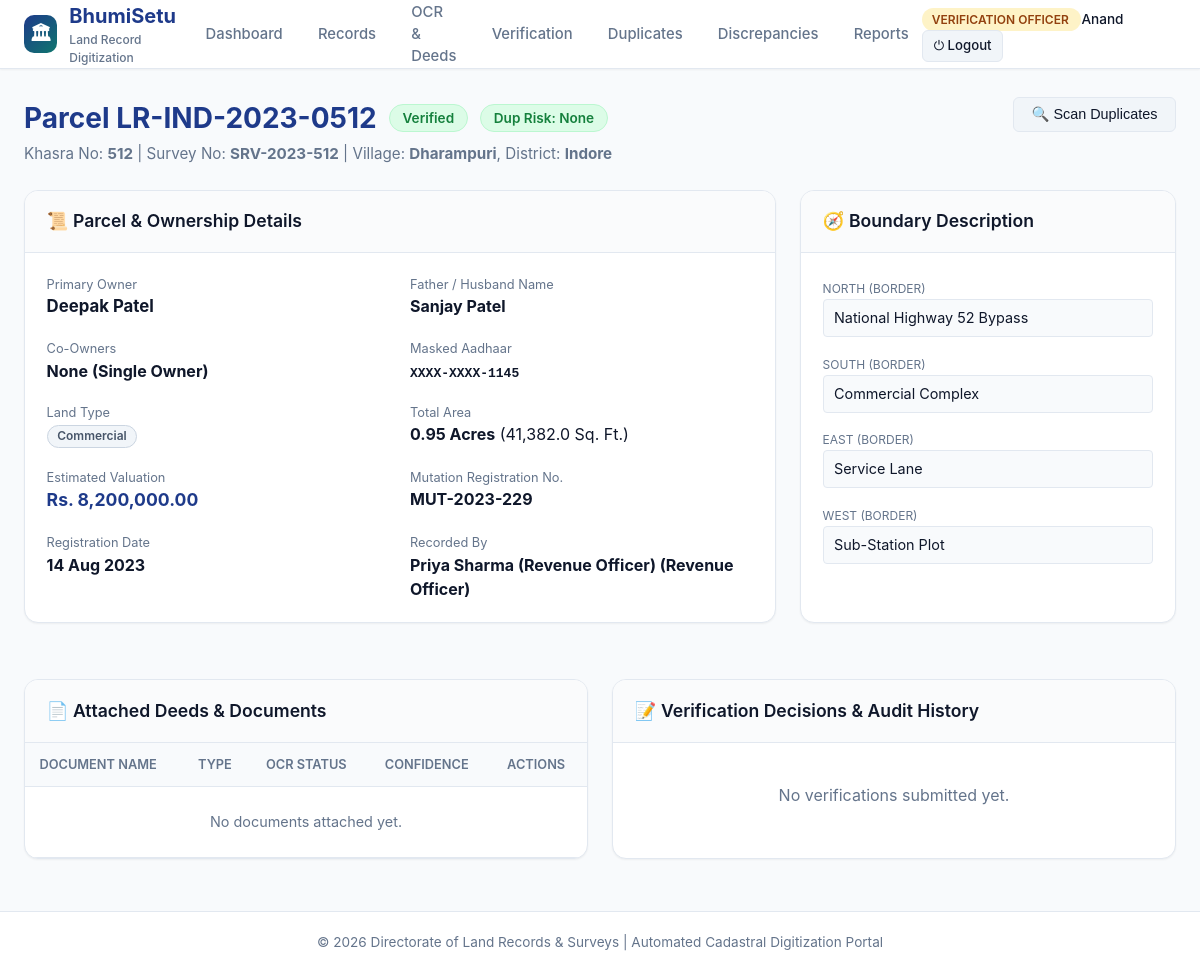
Page /records/5 (signed in) on the committed database.
### models/user.py (models this page shows, shortened)
class User(UserMixin, db.Model):
    __tablename__ = 'users'
    id = db.Column(db.Integer, primary_key=True)
    email = db.Column(db.String(120), unique=True, nullable=False, index=True)
    name = db.Column(db.String(120), nullable=False)
    password_hash = db.Column(db.String(256), nullable=False)
    role = db.Column(db.String(50), nullable=False, default='Revenue Officer')
    department = db.Column(db.String(100), default='Revenue & Land Records Dept')
    is_active = db.Column(db.Boolean, default=True)
    created_at = db.Column(db.DateTime, default=datetime.utcnow)
    created_records = db.relationship('LandRecord', backref='creator', lazy=True, foreign_keys='LandRecord.created_by_id')
    uploaded_docs = db.relationship('Document', backref='uploader', lazy=True, foreign_keys='Document.uploaded_by_id')
    verifications = db.relationship('Verification', backref='verifier', lazy=True, foreign_keys='Verification.verified_by_id')
    audit_logs = db.relationship('AuditLog', backref='user', lazy=True, foreign_keys='AuditLog.user_id')
    @property
    def is_admin(self):
        return self.role == 'Administrator'
    @property
    def is_revenue_officer(self):
        return self.role in ['Revenue Officer', 'Administrator']
    @property
    def is_verification_officer(self):
        return self.role in ['Verification Officer', 'Administrator']

### models/land_record.py (models this page shows, shortened)
class LandRecord(db.Model):
    __tablename__ = 'land_records'
    id = db.Column(db.Integer, primary_key=True)
    khasra_number = db.Column(db.String(64), nullable=False, index=True)
    survey_number = db.Column(db.String(64), nullable=False, index=True)
    parcel_id = db.Column(db.String(64), unique=True, nullable=False, index=True)
    owner_name = db.Column(db.String(150), nullable=False, index=True)
    co_owners = db.Column(db.String(300), nullable=True)
    father_or_husband_name = db.Column(db.String(150), nullable=True)
    aadhaar_masked = db.Column(db.String(20), nullable=True)
    district = db.Column(db.String(100), nullable=False, index=True)
    tehsil = db.Column(db.String(100), nullable=False)
    village = db.Column(db.String(100), nullable=False, index=True)
    pincode = db.Column(db.String(10), nullable=True)
    land_type = db.Column(db.String(50), nullable=False, default='Agricultural')
    area_acres = db.Column(db.Float, nullable=False, default=0.0)
    area_sqft = db.Column(db.Float, nullable=True, default=0.0)
    market_value = db.Column(db.Float, nullable=False, default=0.0)
    mutation_number = db.Column(db.String(64), nullable=True)
    registration_date = db.Column(db.Date, nullable=True)
    north_boundary = db.Column(db.String(200), nullable=True)
    south_boundary = db.Column(db.String(200), nullable=True)
    east_boundary = db.Column(db.String(200), nullable=True)
    west_boundary = db.Column(db.String(200), nullable=True)
    status = db.Column(db.String(50), default='Pending Verification', index=True)
    duplicate_risk = db.Column(db.String(20), default='None')
    duplicate_matched_id = db.Column(db.Integer, nullable=True)
    duplicate_notes = db.Column(db.Text, nullable=True)
    mismatch_detected = db.Column(db.Boolean, default=False)
    mismatch_notes = db.Column(db.Text, nullable=True)
    created_by_id = db.Column(db.Integer, db.ForeignKey('users.id'), nullable=False)
    created_at = db.Column(db.DateTime, default=datetime.utcnow)
    updated_at = db.Column(db.DateTime, default=datetime.utcnow, onupdate=datetime.utcnow)
    documents = db.relationship('Document', backref='record', lazy=True, cascade='all, delete-orphan')
    verifications = db.relationship('Verification', backref='record', lazy=True, cascade='all, delete-orphan', order_by='desc(Verification.verification_date)')

### routes/records.py (the view)
@records_bp.route('/records/<int:record_id>')
@login_required
def view_record(record_id):
    record = LandRecord.query.get_or_404(record_id)
    dup_scan = DuplicateDetector.scan_record(record.id)
    comparator_result = None
    if record.documents:
        primary_doc = record.documents[0]
        comparator_result = RecordComparator.compare_record_with_document(record.id, primary_doc.id)
    audit_history = AuditLog.query.filter_by(entity_type='LandRecord', entity_id=record.id).order_by(AuditLog.timestamp.desc()).all()
    return render_template(
        'record_details.html',
        record=record,
        dup_scan=dup_scan,
        comparator_result=comparator_result,
        audit_history=audit_history
    )

### templates/record_details.html (shortened to what this page needs)
{% extends "base.html" %}
{% block content %}
<div style="display: flex; justify-content: space-between; align-items: flex-start; margin-bottom: 1.5rem; flex-wrap: wrap; gap: 1rem;">
  <div>
    <div style="display: flex; align-items: center; gap: 0.75rem; margin-bottom: 0.25rem;">
      <h1 style="font-size: 1.75rem; font-weight: 700; color: var(--primary);">Parcel {{ record.parcel_id }}</h1>
      <span class="badge {{ record.status|status_badge }}" style="font-size: 0.85rem; padding: 0.3rem 0.8rem;">{{ record.status }}</span>
      <span class="badge {{ record.duplicate_risk|risk_badge }}" style="font-size: 0.85rem; padding: 0.3rem 0.8rem;">Dup Risk: {{ record.duplicate_risk }}</span>
    </div>
    <p style="color: var(--text-muted); font-size: 0.95rem;">
      Khasra No: <b>{{ record.khasra_number }}</b> | Survey No: <b>{{ record.survey_number }}</b> | Village: <b>{{ record.village }}</b>, District: <b>{{ record.district }}</b>
    </p>
  </div>
  <div style="display: flex; gap: 0.5rem; flex-wrap: wrap;">
    <form method="POST" action="{{ url_for('records.scan_duplicates_action', record_id=record.id) }}" style="display: inline;">
      <button type="submit" class="btn btn-secondary">&#128269; Scan Duplicates</button>
    </form>
  </div>
</div>
<div style="display: grid; grid-template-columns: 2fr 1fr; gap: 1.5rem; margin-bottom: 2rem;">
  <div class="card">
    <div class="card-header">
      <h3 class="card-title">&#128220; Parcel & Ownership Details</h3>
    </div>
    <div class="card-body">
      <div style="display: grid; grid-template-columns: 1fr 1fr; gap: 1.25rem;">
        <div>
          <span style="font-size: 0.8rem; color: var(--text-muted); display: block;">Primary Owner</span>
          <b style="font-size: 1.05rem;">{{ record.owner_name }}</b>
        </div>
        <div>
          <span style="font-size: 0.8rem; color: var(--text-muted); display: block;">Father / Husband Name</span>
          <b>{{ record.father_or_husband_name or '-' }}</b>
        </div>
        <div>
          <span style="font-size: 0.8rem; color: var(--text-muted); display: block;">Co-Owners</span>
          <b>{{ record.co_owners or 'None (Single Owner)' }}</b>
        </div>
        <div>
          <span style="font-size: 0.8rem; color: var(--text-muted); display: block;">Masked Aadhaar</span>
          <b style="font-family: monospace;">{{ record.aadhaar_masked or 'Not Provided' }}</b>
        </div>
        <div>
          <span style="font-size: 0.8rem; color: var(--text-muted); display: block;">Land Type</span>
          <span class="badge badge-secondary">{{ record.land_type }}</span>
        </div>
        <div>
          <span style="font-size: 0.8rem; color: var(--text-muted); display: block;">Total Area</span>
          <b>{{ record.area_acres }} Acres</b> ({{ "{:,.1f}".format(record.area_sqft or 0) }} Sq. Ft.)
        </div>
        <div>
          <span style="font-size: 0.8rem; color: var(--text-muted); display: block;">Estimated Valuation</span>
          <b style="color: var(--primary); font-size: 1.1rem;">{{ record.market_value|currency }}</b>
        </div>
        <div>
          <span style="font-size: 0.8rem; color: var(--text-muted); display: block;">Mutation Registration No.</span>
          <b>{{ record.mutation_number or 'Pending Allotment' }}</b>
        </div>
        <div>
          <span style="font-size: 0.8rem; color: var(--text-muted); display: block;">Registration Date</span>
          <b>{{ record.registration_date|format_date }}</b>
        </div>
        <div>
          <span style="font-size: 0.8rem; color: var(--text-muted); display: block;">Recorded By</span>
          <b>{{ record.creator.name }} ({{ record.creator.role }})</b>
        </div>
      </div>
    </div>
  </div>
  <div class="card">
    <div class="card-header">
      <h3 class="card-title">&#129517; Boundary Description</h3>
    </div>
    <div class="card-body">
      <div style="margin-bottom: 0.85rem;">
        <span style="font-size: 0.75rem; color: var(--text-muted); text-transform: uppercase;">North (Border)</span>
        <div style="background: #f8fafc; padding: 0.45rem 0.65rem; border-radius: 4px; border: 1px solid var(--border-color); font-size: 0.9rem;">
          {{ record.north_boundary or 'Not mapped' }}
        </div>
      </div>
      <div style="margin-bottom: 0.85rem;">
        <span style="font-size: 0.75rem; color: var(--text-muted); text-transform: uppercase;">South (Border)</span>
        <div style="background: #f8fafc; padding: 0.45rem 0.65rem; border-radius: 4px; border: 1px solid var(--border-color); font-size: 0.9rem;">
          {{ record.south_boundary or 'Not mapped' }}
        </div>
      </div>
      <div style="margin-bottom: 0.85rem;">
        <span style="font-size: 0.75rem; color: var(--text-muted); text-transform: uppercase;">East (Border)</span>
        <div style="background: #f8fafc; padding: 0.45rem 0.65rem; border-radius: 4px; border: 1px solid var(--border-color); font-size: 0.9rem;">
          {{ record.east_boundary or 'Not mapped' }}
        </div>
      </div>
      <div>
        <span style="font-size: 0.75rem; color: var(--text-muted); text-transform: uppercase;">West (Border)</span>
        <div style="background: #f8fafc; padding: 0.45rem 0.65rem; border-radius: 4px; border: 1px solid var(--border-color); font-size: 0.9rem;">
          {{ record.west_boundary or 'Not mapped' }}
        </div>
      </div>
    </div>
  </div>
</div>
<div style="display: grid; grid-template-columns: 1fr 1fr; gap: 1.5rem;">
  <div class="card">
    <div class="card-header">
      <h3 class="card-title">&#128196; Attached Deeds & Documents</h3>
    </div>
    <div class="table-responsive">
      <table class="table">
        <thead>
          <tr>
            <th>Document Name</th>
            <th>Type</th>
            <th>OCR Status</th>
            <th>Confidence</th>
            <th>Actions</th>
          </tr>
        </thead>
        <tbody>
          {% for doc in record.documents %}
          <tr>
            <td><b>{{ doc.original_filename }}</b></td>
            <td>{{ doc.file_type }}</td>
            <td><span class="badge badge-info">{{ doc.ocr_status }}</span></td>
            <td><b>{{ doc.ocr_confidence }}%</b></td>
            <td>
              <a href="{{ url_for('documents.ocr_result', document_id=doc.id) }}" class="btn btn-sm btn-secondary">OCR View</a>
              <a href="{{ url_for('documents.download_file', document_id=doc.id) }}" class="btn btn-sm btn-secondary" target="_blank">File</a>
            </td>
          </tr>
          {% else %}
          <tr><td colspan="5" style="text-align: center; color: var(--text-muted); padding: 1.5rem;">No documents attached yet.</td></tr>
          {% endfor %}
        </tbody>
      </table>
    </div>
  </div>
  <div class="card">
    <div class="card-header">
      <h3 class="card-title">&#128221; Verification Decisions & Audit History</h3>
    </div>
    <div style="padding: 1rem; max-height: 350px; overflow-y: auto;">
      {% for ver in record.verifications %}
      <div style="padding: 0.75rem 0; border-bottom: 1px solid var(--border-color);">
        <div style="display: flex; justify-content: space-between; margin-bottom: 0.25rem;">
          <span class="badge {% if ver.status == 'Approved' %}badge-success{% elif ver.status == 'Rejected' %}badge-danger{% else %}badge-warning{% endif %}">
            {{ ver.status }}
          </span>
          <small style="color: var(--text-muted);">{{ ver.verification_date|format_date('%d %b %Y, %H:%M') }}</small>
        </div>
        <div style="font-size: 0.85rem; color: var(--text-main); margin-bottom: 0.2rem;">{{ ver.remarks }}</div>
        <div style="font-size: 0.75rem; color: var(--text-muted);">Officer: {{ ver.verifier.name }} | {{ ver.checklist_summary() }}</div>
      </div>
      {% else %}
      <div style="text-align: center; color: var(--text-muted); padding: 1.5rem;">No verifications submitted yet.</div>
      {% endfor %}
    </div>
  </div>
</div>
{% endblock %}

### templates/base.html (shortened to what this page needs)
<!DOCTYPE html>
<html lang="en">
<head>
  <link rel="stylesheet" href="{{ url_for('static', filename='css/style.css') }}">
</head>
<body>
  <header class="navbar">
    <div class="nav-container">
      <a href="{{ url_for('dashboard.root') }}" class="brand-logo">
        <div class="brand-icon">&#127963;</div>
        <div>
          <span>BhumiSetu</span>
          <span style="font-size: 0.75rem; display: block; color: var(--text-muted); font-weight: 500;">Land Record Digitization</span>
        </div>
      </a>
      {% if current_user.is_authenticated %}
      <nav>
        <ul class="nav-links">
          <li class="nav-item"><a href="{{ url_for('dashboard.index') }}">Dashboard</a></li>
          <li class="nav-item"><a href="{{ url_for('records.list_records') }}">Records</a></li>
          <li class="nav-item"><a href="{{ url_for('documents.list_documents') }}">OCR & Deeds</a></li>
          {% if current_user.is_verification_officer or current_user.is_admin %}
          <li class="nav-item"><a href="{{ url_for('verification.queue') }}">Verification</a></li>
          {% endif %}
          <li class="nav-item"><a href="{{ url_for('records.view_duplicates') }}">Duplicates</a></li>
          <li class="nav-item"><a href="{{ url_for('records.view_mismatches') }}">Discrepancies</a></li>
          <li class="nav-item"><a href="{{ url_for('reports.report_center') }}">Reports</a></li>
        </ul>
      </nav>
      <div class="user-badge-wrap">
        <span class="role-pill {% if current_user.is_admin %}role-admin{% elif current_user.role == 'Verification Officer' %}role-verify{% else %}role-revenue{% endif %}">
          {{ current_user.role }}
        </span>
        <span style="font-size: 0.85rem; font-weight: 500;">{{ current_user.name.split(' ')[0] }}</span>
        <a href="{{ url_for('auth.logout') }}" class="btn btn-sm btn-secondary" title="Logout">&#9211; Logout</a>
      </div>
      {% else %}
      <div>
        <a href="{{ url_for('auth.login') }}" class="btn btn-primary">Sign In</a>
      </div>
      {% endif %}
    </div>
  </header>
  <main class="main-wrapper">
    {% block content %}{% endblock %}
  </main>
  <footer>
    <div style="max-width: 1350px; margin: 0 auto; padding: 0 1.5rem;">
      <p>&copy; 2026 Directorate of Land Records & Surveys | Automated Cadastral Digitization Portal</p>
    </div>
  </footer>
</body>
</html>

### rows in the picture
User: role "VERIFICATION OFFICER", name "Anand"
LandRecord: parcel_id "LR-IND-2023-0512", status "Verified", duplicate_risk "None", khasra_number "512", survey_number "SRV-2023-512", village "Dharampuri", district "Indore", owner_name "Deepak Patel", father_or_husband_name "Sanjay Patel", co_owners "None (Single Owner)", aadhaar_masked "XXXX-XXXX-1145", land_type "Commercial", area_acres "0.95", area_sqft "41,382.0", market_value "Rs. 8,200,000.00", mutation_number "MUT-2023-229", registration_date "14 Aug 2023", north_boundary "National Highway 52 Bypass", south_boundary "Commercial Complex", east_boundary "Service Lane", west_boundary "Sub-Station Plot"
User: creator.name "Priya Sharma (Revenue Officer)", creator.role "Revenue Officer"
